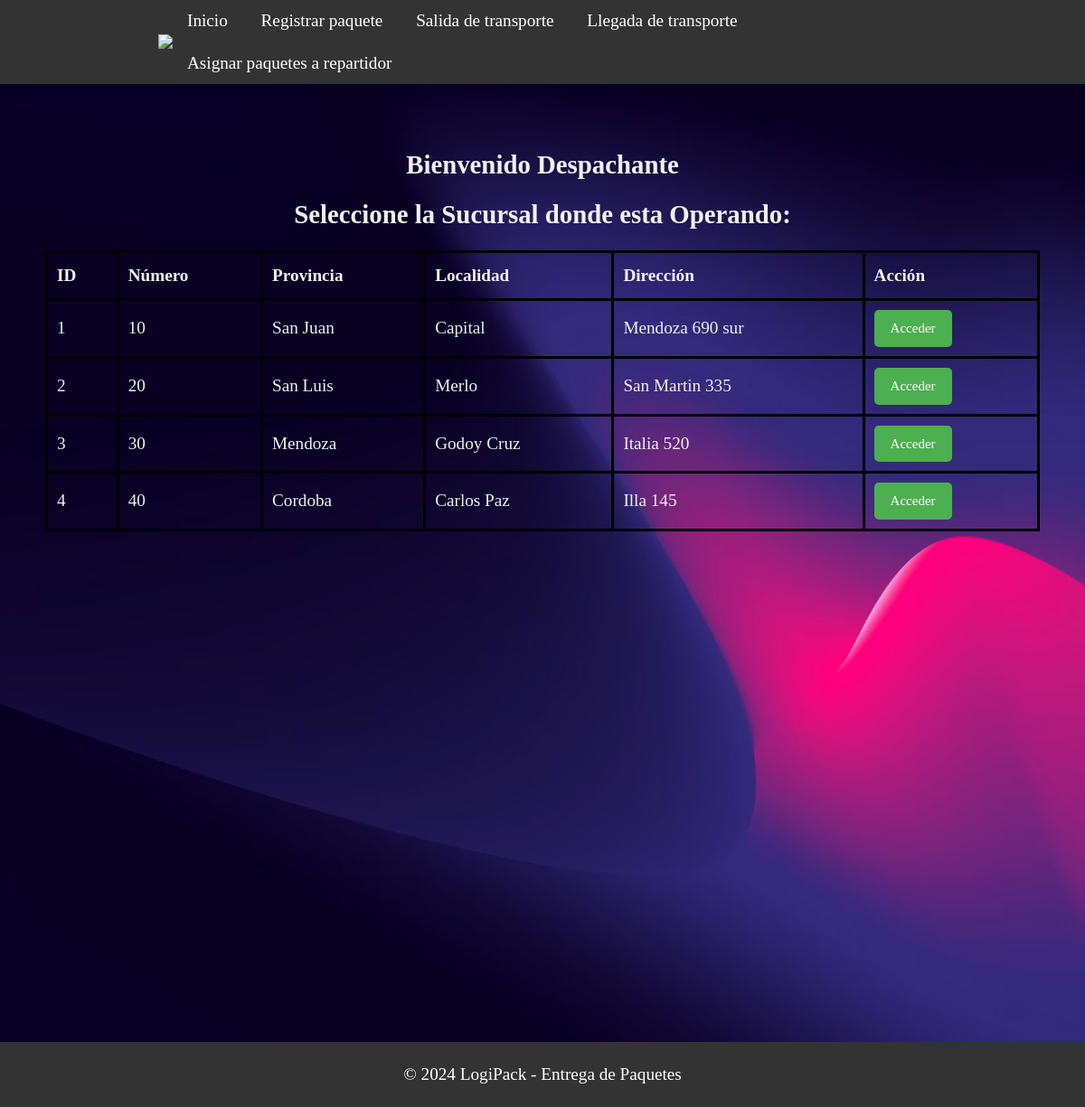
/bienvenidaDespachante, run on the app's committed database.
### models.py (models this page shows)
class Sucursal(db.Model):
    __tablename__ = 'sucursal'
    id = db.Column(db.Integer,primary_key=True)
    numero = db.Column(db.Integer)
    provincia = db.Column(db.String(80),nullable=False)
    localidad = db.Column(db.String(80),nullable=False)
    direccion = db.Column(db.String(80),nullable=False)
    repartidores =  db.relationship('Repartidor', backref='sucursal', cascade="all,delete-orphan")
    paquetes =  db.relationship('Paquete', backref='sucursal', cascade="all,delete-orphan")
    transporte =  db.relationship('Transporte', backref='sucursal', cascade="all,delete-orphan")

### app.py (the view)
@app.route('/bienvenidaDespachante')
def sucursales():
    todas_sucursales = Sucursal.query.all()
    return render_template('bienvenidaDespachante.html', sucursales=todas_sucursales)

### templates/bienvenidaDespachante.html (shortened to what this page needs)
<!DOCTYPE html>
<html>
<head>
    <link rel="stylesheet" type="text/css" href="static/css/style_sucursales.css">
</head>
<body>
<header class="header">
    <div class="container logo-container">
		<a href="#" class="logo"><img src="{{ url_for('static', filename='img/logo.jpg') }}"></a>
        <nav class="menu">
            <ul>
                <li><a href="{{ url_for('saludo') }}">Inicio</a></li>
                <li><a href="#">Registrar paquete</a></li>
                <li><a href="#">Salida de transporte</a></li>
                <li><a href="#">Llegada de transporte</a></li>
                <li><a href="#">Asignar paquetes a repartidor</a></li>
            </ul>
        </nav>
    </div>
</header>
<section class="section-principal">
    <div class="containerSucursal">
        <h1> Bienvenido Despachante</h1>
        <h2> Seleccione la Sucursal donde esta Operando:</h2>
        <table>
            <thead>
                <tr>
                    <th>ID</th>
                    <th>Número</th>
                    <th>Provincia</th>
                    <th>Localidad</th>
                    <th>Dirección</th>
                    <th>Acción</th>
                </tr>
            </thead>
            <tbody>
            {% for sucursal in sucursales %}
                <tr>
                    <td>{{ sucursal.id }}</td>
                    <td>{{ sucursal.numero }}</td>
                    <td>{{ sucursal.provincia }}</td>
                    <td>{{ sucursal.localidad }}</td>
                    <td>{{ sucursal.direccion }}</td>
                    <td><a href="{{ url_for('principalDespachante',sucursal_id=sucursal.id) }}" class="sesion">Acceder</a></td>
                </tr>
            {% endfor %}
            </tbody>
        </table>
    </div>
</section>
<footer>
    <div class="container">
        <p>&copy; 2024 LogiPack - Entrega de Paquetes</p>
    </div>
</footer>
</body>
</html>

### static/css/style_sucursales.css (style rules this page uses)
body { width: 100%; font-family: georgia,times,serif; color: #333; background-image: url('hero-bg.jpg'); background-size: cover; font-size: 1.2rem; line-height: 1.6em; margin: 0; }
.header { background:#333; color:white; }
.header a { color:white; text-decoration:none; }
.menu ul { margin: 0; padding: 0; list-style: none; }
.menu ul li { display: inline-block; }
.menu ul li a { display: block; padding: 0.5rem 1rem; transition: all 0.4s linear; border-radius: 5px; }
.logo { letter-spacing: 15px; font-size:1.3em; }
.logo img { width: 2.2em; }
.logo-container { display: flex; justify-content: space-between; align-items: center; }
.container { max-width: 850px; margin: 0 auto; }
.sesion { display: inline-block; background-color: #4CAF50; color: #fff; padding: 5px 18px; text-decoration: none; font-size: 15px; border-radius: 5px; transition: background-color 0.3s ease; }
table { width: 100%; border-collapse: collapse; }
table, th, td { border: 3px solid black; }
th, td { padding: 10px; text-align: left; }
.section-principal { height: 120vh; padding: 50px; background:tomato; color:rgb(240,240,240); text-align: center; background-image: url('hero-bg.jpg'); background-size: cover; }
footer { background-color: #333; color: #fff; text-align: center; padding: 1px; }

### data on the page
Sucursal: id "1", numero "10", provincia "San Juan", localidad "Capital", direccion "Mendoza 690 sur"
Sucursal: id "2", numero "20", provincia "San Luis", localidad "Merlo", direccion "San Martin 335"
Sucursal: id "3", numero "30", provincia "Mendoza", localidad "Godoy Cruz", direccion "Italia 520"
Sucursal: id "4", numero "40", provincia "Cordoba", localidad "Carlos Paz", direccion "Illa 145"
